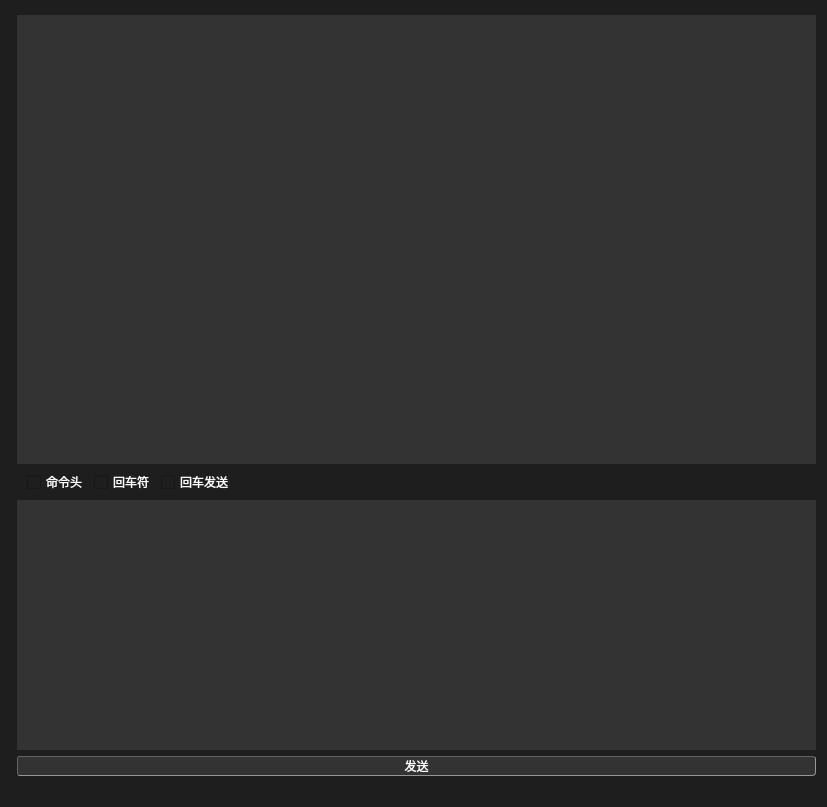
<?xml version="1.0" encoding="UTF-8"?>
<ui version="4.0">
 <class>TerminalWindow</class>
 <widget class="QWidget" name="TerminalWindow">
  <property name="geometry">
   <rect>
    <x>0</x>
    <y>0</y>
    <width>827</width>
    <height>807</height>
   </rect>
  </property>
  <property name="windowTitle">
   <string>Form</string>
  </property>
  <property name="styleSheet">
   <string notr="true">QWidget{
	background-color: rgb(30, 30, 30);
}</string>
  </property>
  <layout class="QFormLayout" name="formLayout">
   <property name="topMargin">
    <number>15</number>
   </property>
   <item row="0" column="1">
    <layout class="QVBoxLayout" name="verticalLayout">
     <item>
      <widget class="QTextBrowser" name="outputText">
       <property name="styleSheet">
        <string notr="true">QTextEdit
{
	font-family:Consolas;
	color:rgb(255,255,255);
	background-color:rgb(51,51,51);
	border:0px ;
}</string>
       </property>
      </widget>
     </item>
     <item>
      <layout class="QHBoxLayout" name="horizontalLayout">
       <property name="leftMargin">
        <number>10</number>
       </property>
       <item>
        <widget class="QCheckBox" name="checkBox_3">
         <property name="styleSheet">
          <string notr="true">QCheckBox
{
	color:rgb(255,255,255);
}</string>
         </property>
         <property name="text">
          <string>命令头</string>
         </property>
        </widget>
       </item>
       <item>
        <widget class="QCheckBox" name="checkBox_2">
         <property name="styleSheet">
          <string notr="true">QCheckBox
{
	color:rgb(255,255,255);
}</string>
         </property>
         <property name="text">
          <string>回车符</string>
         </property>
        </widget>
       </item>
       <item>
        <widget class="QCheckBox" name="checkBox">
         <property name="styleSheet">
          <string notr="true">QCheckBox
{
	color:rgb(255,255,255);
}</string>
         </property>
         <property name="text">
          <string>回车发送</string>
         </property>
        </widget>
       </item>
       <item>
        <spacer name="horizontalSpacer">
         <property name="orientation">
          <enum>Qt::Horizontal</enum>
         </property>
         <property name="sizeHint" stdset="0">
          <size>
           <width>40</width>
           <height>20</height>
          </size>
         </property>
        </spacer>
       </item>
      </layout>
     </item>
     <item>
      <widget class="QTextEdit" name="inputText">
       <property name="maximumSize">
        <size>
         <width>16777215</width>
         <height>250</height>
        </size>
       </property>
       <property name="styleSheet">
        <string notr="true">QTextEdit
{
	font-family:Consolas;
	color:rgb(255,255,255);
	background-color:rgb(51,51,51);
	border:0px ;
}</string>
       </property>
      </widget>
     </item>
     <item>
      <widget class="QPushButton" name="sendButton">
       <property name="styleSheet">
        <string notr="true">QPushButton
{
    color:rgb(255,255,255); /*文字颜色*/
    background-color:rgb(51,51,51);/*背景色*/
	border-style:inset;
    border-width:1px;/*边框宽度*/
    border-color:rgb(100,100,100); /*边框颜色*/
    border-radius:3px; /*边框倒角*/
}
 
 
/*鼠标悬浮时的效果*/
QPushButton:hover
{
    border-color:rgb(31,156,220); /*边框颜色*/
}
/*如果按下与悬浮想同时产生效果，hover必须写在pressed的后面*/
/*鼠标按下时的效果*/
QPushButton:pressed
{
    background-color:rgb(100, 100, 100); /*改变背景色*/
}
 

 

</string>
       </property>
       <property name="text">
        <string>发送</string>
       </property>
      </widget>
     </item>
     <item>
      <spacer name="verticalSpacer">
       <property name="orientation">
        <enum>Qt::Vertical</enum>
       </property>
       <property name="sizeType">
        <enum>QSizePolicy::Fixed</enum>
       </property>
       <property name="sizeHint" stdset="0">
        <size>
         <width>20</width>
         <height>20</height>
        </size>
       </property>
      </spacer>
     </item>
    </layout>
   </item>
  </layout>
 </widget>
 <resources/>
 <connections/>
</ui>
